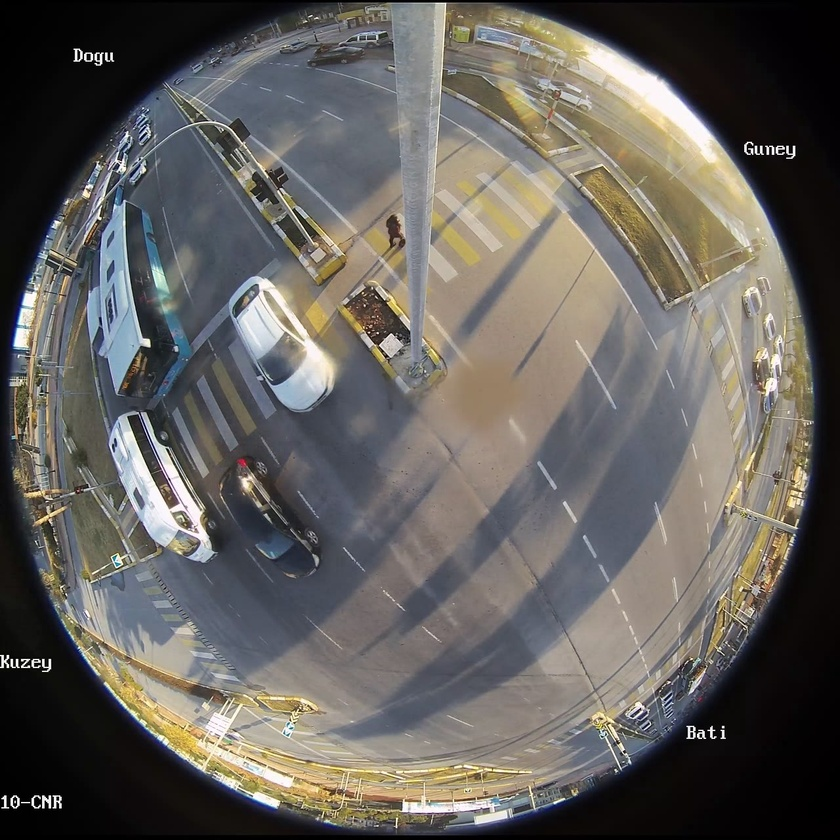
#> input picture FisheyeToPanorama/frame_cnr_6_000229.jpg, 840 x 840 px, shrunk from 1280 x 1280 before the run
$ python fishtopan.py
#> lines starting #> are read from the running program, lines starting #| are printed output that depends on the picture
import cv2
import numpy as np
import time

def rotate_bound(image, angle):
    # grab the dimensions of the image and then determine the
    # center
    (h, w) = image.shape[:2]
    (cX, cY) = (w // 2, h // 2)
    # grab the rotation matrix (applying the negative of the
    # angle to rotate clockwise), then grab the sine and cosine
    # (i.e., the rotation components of the matrix)
    M = cv2.getRotationMatrix2D((cX, cY), -angle, 1.0)
    cos = np.abs(M[0, 0])
    sin = np.abs(M[0, 1])
    # compute the new bounding dimensions of the image
    nW = int((h * sin) + (w * cos))
    nH = int((h * cos) + (w * sin))
    # adjust the rotation matrix to take into account translation
    M[0, 2] += (nW / 2) - cX
    M[1, 2] += (nH / 2) - cY
    # perform the actual rotation and return the image
    return cv2.warpAffine(image, M, (nW, nH))

# build the mapping
def buildMap(Ws,Hs,Wd,Hd,R1,R2,Cx,Cy):
    map_x = np.zeros((Hd,Wd),np.float32)
    map_y = np.zeros((Hd,Wd),np.float32)
    for y in range(0,int(Hd-1)):
        for x in range(0,int(Wd-1)):
            r = float(y)/float(Hd)*(R2-R1) + R1
            theta = (float(x)/float(Wd))*2.0*np.pi
            xS = Cx+r*np.sin(theta)
            yS = Cy+r*np.cos(theta)
            map_x.itemset((y,x),int(xS))
            map_y.itemset((y,x),int(yS))

    return map_x, map_y

# do the unwarping
def unwarp(img,xmap,ymap):
    output = cv2.remap(img,xmap,ymap,cv2.INTER_LINEAR)

    return output

# initialization
vals = []
last = (0,0)

# reading image
img = cv2.imread("frame_cnr_6_000229.jpg")
#> img is the input picture: shape (840, 840, 3); mean B, G, R 92.9, 97.1, 100.2
print(img.shape)
#| (840, 840, 3)

# center of the picture
Cx = int(img.shape[0]/2)
#> Cx = 420
Cy = int(img.shape[1]/2)
#> Cy = 420
# Inner circle radius
R1x = int(img.shape[0]/2)+int(img.shape[0]/4)
#> R1x = 630
# R1 = R1x-Cx
R1 = 0

# outer circle radius
R2x = int(img.shape[0])
#> R2x = 840
R2 = R2x-Cx
#> R2 = 420

# our input and output image sizes
# Wd = int(2.0*((R2+R1)/2)*np.pi)
Ws = img.shape[1]
#> Ws = 840
Hs = img.shape[0]
#> Hs = 840
Wd = int(2*np.pi*R2)
#> Wd = 2638
Hd = (R2-R1)
#> Hd = 420


# build the pixel map, this could be sped up
print("BUILDING MAP!")
xmap,ymap = buildMap(Ws,Hs,Wd,Hd,R1,R2,Cx,Cy)
#> after the loop in buildMap, `for y in range(0,int(Hd-1)):`:
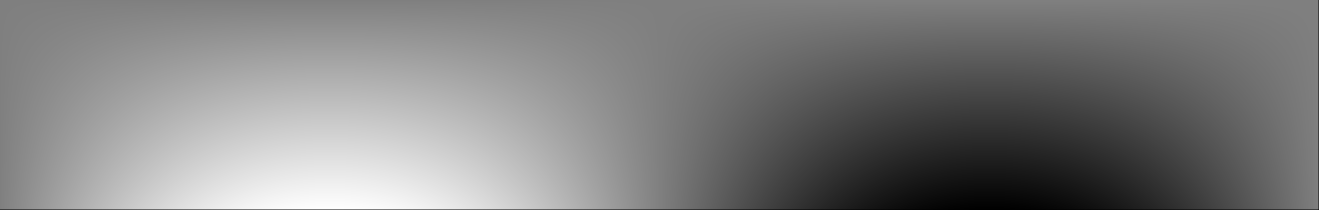
#> map_x: shape (420, 2638) float32 (shown at 1/2 size); min 0, max 837, mean 418.3; drawn with min black and max white
#> after the loop in buildMap, `for y in range(0,int(Hd-1)):`:
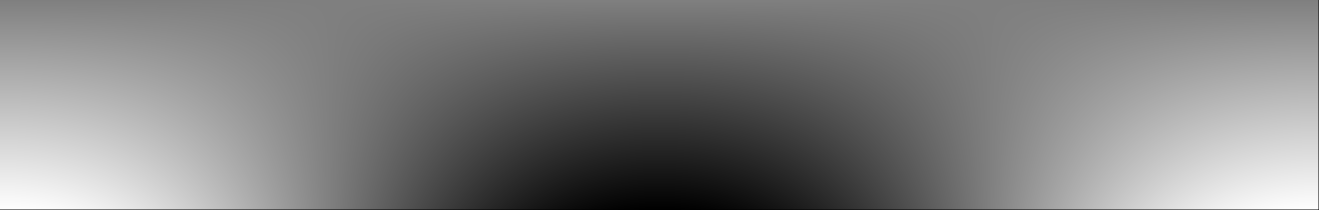
#> map_y: shape (420, 2638) float32 (shown at 1/2 size); min 0, max 838, mean 418.3; drawn with min black and max white
print("MAP DONE!")

result = unwarp(img,xmap,ymap)
#> in unwarp, `output = cv2.remap(img,xmap,ymap,cv2.INTER_LINEAR)`:
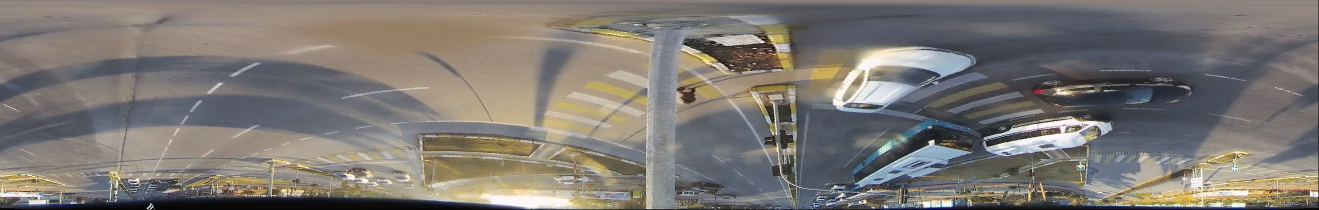
#> output: shape (420, 2638, 3) (shown at 1/2 size); mean B, G, R 115.4, 120, 124.7
#cv2.imshow("undistorted",result)
#cv2.waitKey(0)
result = rotate_bound(result,180)
#> in rotate_bound, `return cv2.warpAffine(image, M, (nW, nH))`:
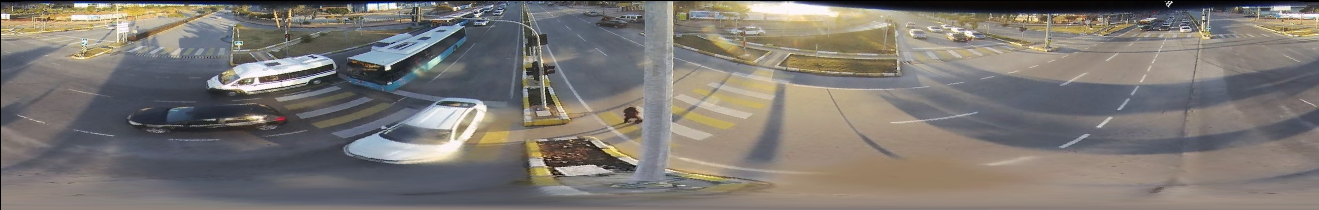
#> returned value: shape (420, 2638, 3) (shown at 1/2 size); mean of channels 0, 1, 2 115.1, 119.6, 124.4; drawn as B, G, R
cv2.imwrite("1_pano.jpg",result)

print(xmap.shape)
#| (420, 2638)
print(xmap)
#> (printed output is left out)

$ run again, with FisheyeToPanorama/1.jpg copied over FisheyeToPanorama/frame_cnr_6_000229.jpg
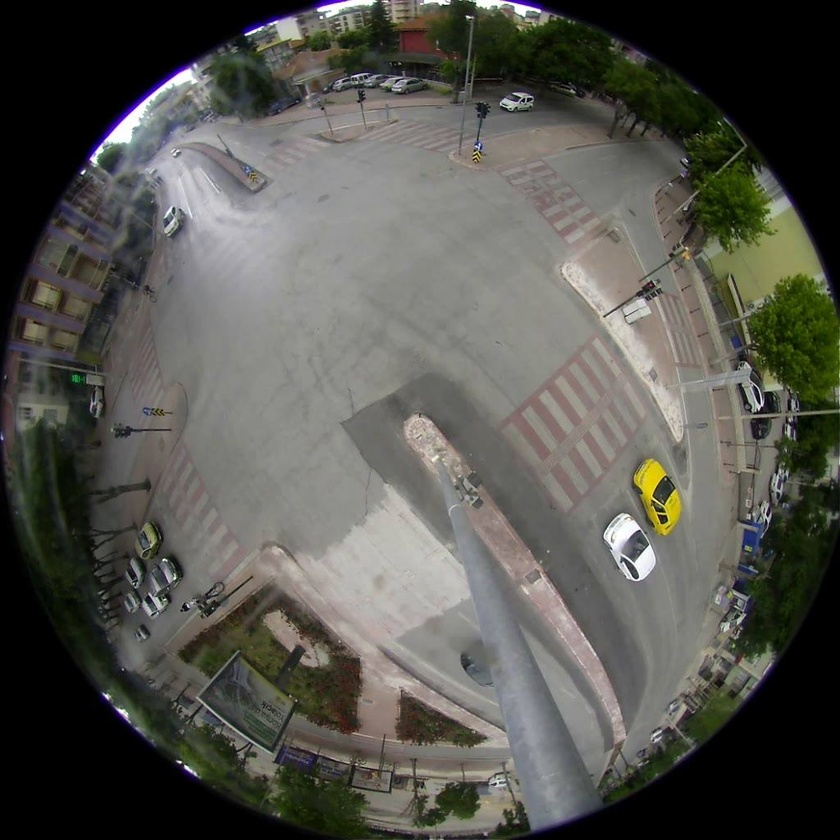
#> input picture FisheyeToPanorama/1.jpg, 840 x 840 px, shrunk from 1024 x 1024 before the run
#> img is the input picture: shape (840, 840, 3); mean B, G, R 79.3, 85.5, 85.8
#| (840, 840, 3)
#> in unwarp, `output = cv2.remap(img,xmap,ymap,cv2.INTER_LINEAR)`:
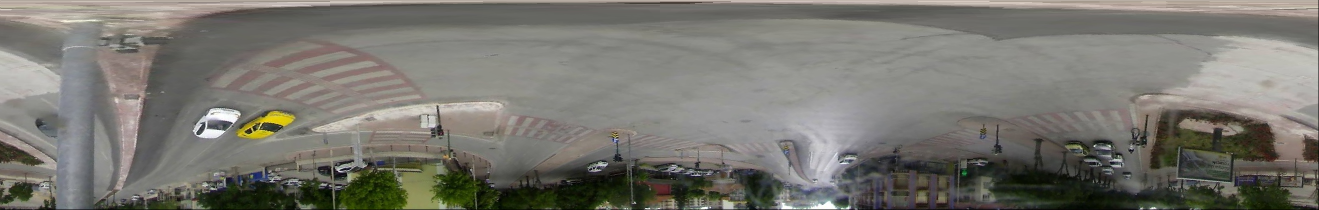
#> output: shape (420, 2638, 3) (shown at 1/2 size); mean B, G, R 110.9, 117.8, 119.2
#> in rotate_bound, `return cv2.warpAffine(image, M, (nW, nH))`:
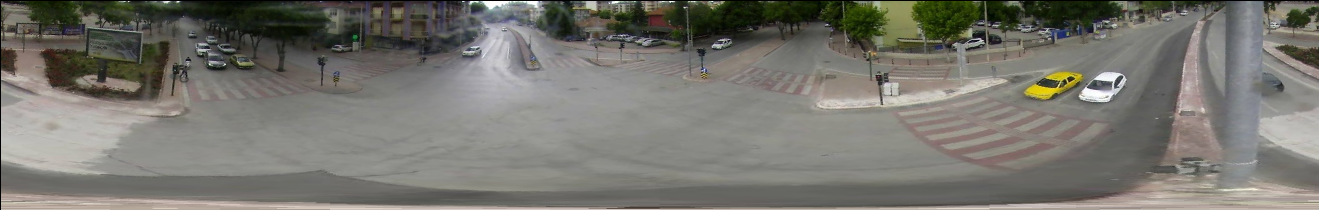
#> returned value: shape (420, 2638, 3) (shown at 1/2 size); mean of channels 0, 1, 2 110.5, 117.3, 118.7; drawn as B, G, R
#| (420, 2638)
#> (printed output is left out)
